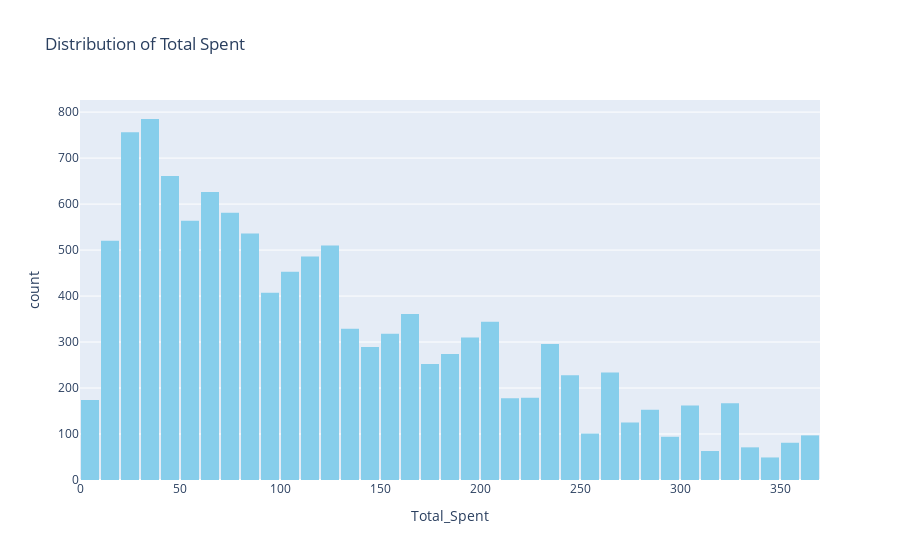

Notebook source saved alongside this figure:
### Code cell
fig4 = px.histogram(df[df['Total_Spent'] < df['Total_Spent'].quantile(0.99)],
                    x='Total_Spent', nbins=50, title='Distribution of Total Spent',
                    color_discrete_sequence=['skyblue'])
fig4.update_layout(bargap=0.1)

### Figure 1 — Plotly figure (JSON) as saved in the notebook; plotly's stock layout.template omitted (floating-point values rounded to 4 significant figures; data arrays with more than 128 entries replaced by an {"elided": "..."} marker saying what was removed)
{"data": [{"alignmentgroup": "True", "bingroup": "x", "hovertemplate": "Total_Spent=%{x}<br>count=%{y}<extra></extra>", "legendgroup": "", "marker": {"color": "skyblue", "pattern": {"shape": ""}}, "name": "", "nbinsx": 50, "offsetgroup": "", "orientation": "v", "showlegend": false, "type": "histogram", "x": {"elided": "11814 float values"}, "xaxis": "x", "yaxis": "y"}], "layout": {"autosize": true, "bargap": 0.1, "barmode": "relative", "legend": {"tracegroupgap": 0}, "title": {"text": "Distribution of Total Spent"}, "xaxis": {"anchor": "y", "autorange": true, "domain": [0, 1], "range": [0, 370], "title": {"text": "Total_Spent"}, "type": "linear"}, "yaxis": {"anchor": "x", "autorange": true, "domain": [0, 1], "range": [0, 826.3], "title": {"text": "count"}}}}
